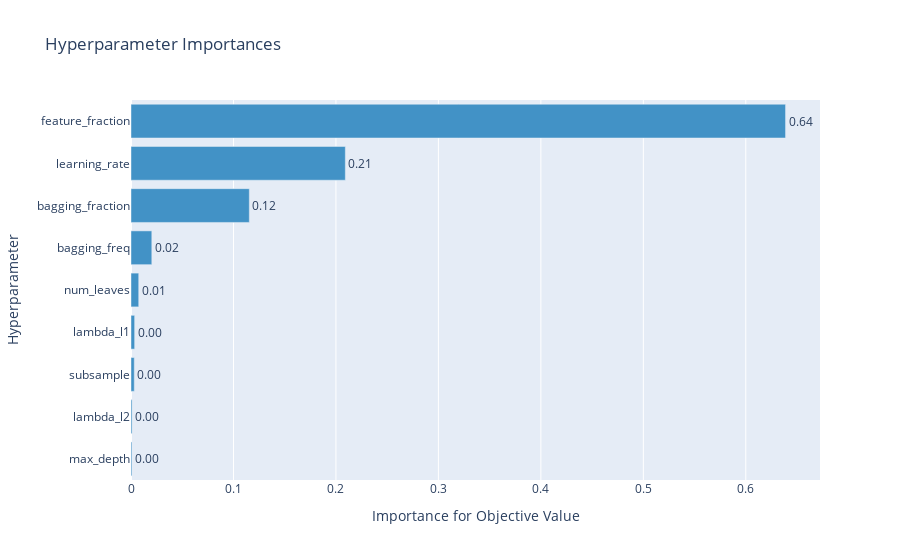

The notebook cell this image was saved under:
### Markdown cell above
#### Hyperparameter Importance Plot
In this plot, we can see the importance of our hyperparameters. It seems that feature fraction, the learning rate and the bagging fraction are (in order of importance) the most important hyperparameters for our model. 
The max depth, subsamples and penalization terms are, respectively, far less important to tune in our example. 

This plot might help us to more efficiently tune hyperparameters in the future (as some hyperparameters do not affect the model performance as much as others).

### Code cell
optuna.visualization.plot_param_importances(study_bohb)

### Figure 1 — Plotly figure (JSON) as saved in the notebook; plotly's stock layout.template omitted (floating-point values rounded to 4 significant figures)
{"data": [{"cliponaxis": false, "hovertemplate": ["max_depth (IntUniformDistribution): 0.00092203216602565<extra></extra>", "lambda_l2 (UniformDistribution): 0.0010414184897260988<extra></extra>", "subsample (DiscreteUniformDistribution): 0.0031837310327993656<extra></extra>", "lambda_l1 (UniformDistribution): 0.003555966533873727<extra></extra>", "num_leaves (IntUniformDistribution): 0.00753784759481992<extra></extra>", "bagging_freq (IntUniformDistribution): 0.02031263843532671<extra></extra>", "bagging_fraction (UniformDistribution): 0.11546462007674663<extra></extra>", "learning_rate (LogUniformDistribution): 0.20918032012817372<extra></extra>", "feature_fraction (UniformDistribution): 0.6388014255425083<extra></extra>"], "marker": {"color": "rgb(66,146,198)"}, "orientation": "h", "text": ["0.00092203216602565", "0.0010414184897260988", "0.0031837310327993656", "0.003555966533873727", "0.00753784759481992", "0.02031263843532671", "0.11546462007674663", "0.20918032012817372", "0.6388014255425083"], "textposition": "outside", "texttemplate": "%{text:.2f}", "type": "bar", "x": [0.000922, 0.001041, 0.003184, 0.003556, 0.007538, 0.02031, 0.1155, 0.2092, 0.6388], "y": ["max_depth", "lambda_l2", "subsample", "lambda_l1", "num_leaves", "bagging_freq", "bagging_fraction", "learning_rate", "feature_fraction"]}], "layout": {"showlegend": false, "title": {"text": "Hyperparameter Importances"}, "xaxis": {"title": {"text": "Importance for Objective Value"}}, "yaxis": {"title": {"text": "Hyperparameter"}}}}
